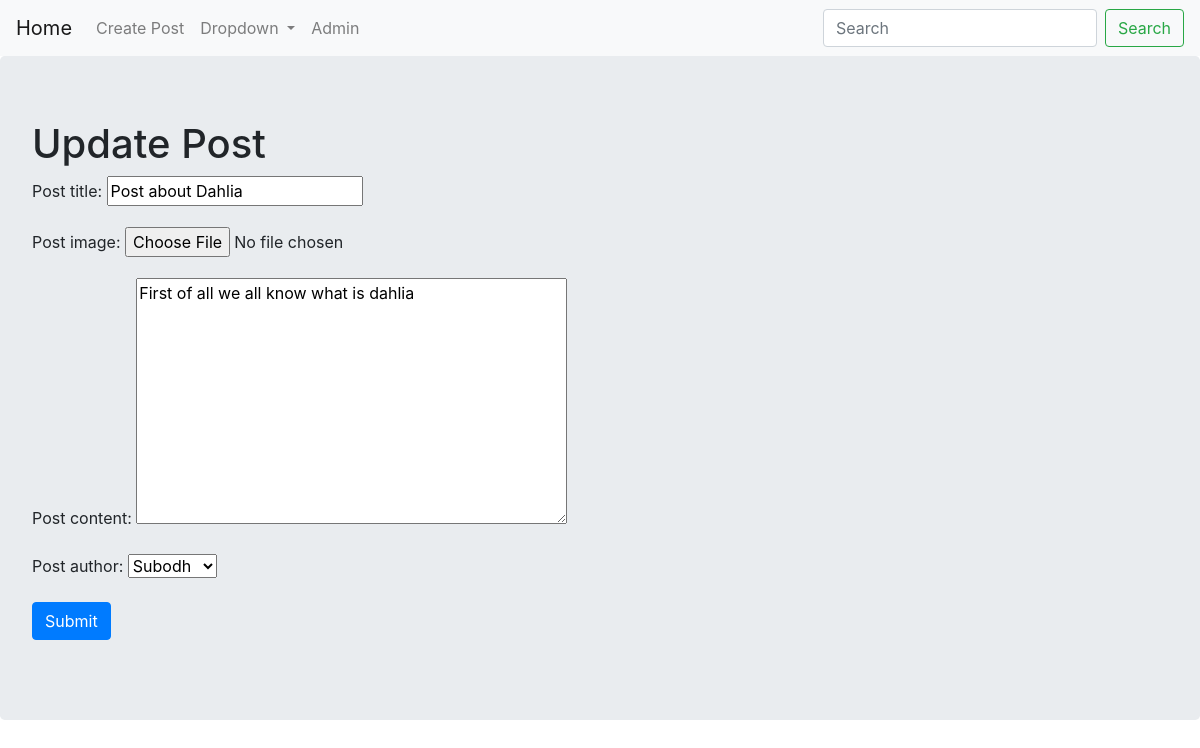
The page /CBVs/update/4/ on the database its author committed.
### CBVs/models.py (models this page shows, shortened)
class Posts(models.Model):
    post_title=models.CharField(max_length=300)
    post_image=models.ImageField(upload_to=upload_post_image,blank=True,null=True)
    post_content=models.TextField(blank=True)
    post_date=models.DateTimeField(auto_now_add=True)
    post_author=models.ForeignKey(User,on_delete=models.CASCADE)
    objects=PostsManager()

### CBVs/views.py (the view)
# urls.py: path('update/<int:pk>/',views.PostsUpdateView.as_view(),name='update'),
class PostsUpdateView(UpdateView):
    fields = '__all__'
    model = models.Posts

### CBVs/templates/CBVs/posts_form.html (shortened to what this page needs)
{% extends "base.html" %}
{% block body %}
<div class="jumbotron">
  <h1>
    {% if not form.instance.pk %}
    Create Post
    {% else %}
    Update Post
    {% endif %}
  </h1>
    <form method="POST">
      {{ form.as_p }}
      <input type="submit" class='btn btn-primary' value="Submit">
    </form>
</div>
{% endblock %}

### rows shown on the page
Posts: post_title "Post about Dahlia", post_content "First of all we all know what is dahlia", post_author "Subodh"
